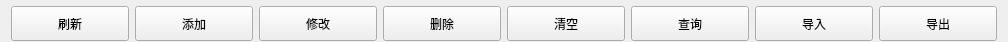
<?xml version="1.0" encoding="UTF-8"?>
<ui version="4.0">
 <class>SqlBtnBar</class>
 <widget class="QWidget" name="SqlBtnBar">
  <property name="geometry">
   <rect>
    <x>0</x>
    <y>0</y>
    <width>1008</width>
    <height>42</height>
   </rect>
  </property>
  <property name="maximumSize">
   <size>
    <width>16777215</width>
    <height>58</height>
   </size>
  </property>
  <property name="windowTitle">
   <string>Form</string>
  </property>
  <layout class="QGridLayout" name="gridLayout">
   <property name="leftMargin">
    <number>11</number>
   </property>
   <property name="topMargin">
    <number>5</number>
   </property>
   <property name="bottomMargin">
    <number>0</number>
   </property>
   <item row="0" column="0">
    <widget class="QPushButton" name="refreshBtn">
     <property name="minimumSize">
      <size>
       <width>0</width>
       <height>35</height>
      </size>
     </property>
     <property name="maximumSize">
      <size>
       <width>120</width>
       <height>16777215</height>
      </size>
     </property>
     <property name="text">
      <string>刷新</string>
     </property>
    </widget>
   </item>
   <item row="0" column="1">
    <widget class="QPushButton" name="addBtn">
     <property name="minimumSize">
      <size>
       <width>0</width>
       <height>35</height>
      </size>
     </property>
     <property name="maximumSize">
      <size>
       <width>120</width>
       <height>16777215</height>
      </size>
     </property>
     <property name="text">
      <string>添加</string>
     </property>
    </widget>
   </item>
   <item row="0" column="2">
    <widget class="QPushButton" name="modifyBtn">
     <property name="minimumSize">
      <size>
       <width>0</width>
       <height>35</height>
      </size>
     </property>
     <property name="maximumSize">
      <size>
       <width>120</width>
       <height>16777215</height>
      </size>
     </property>
     <property name="text">
      <string>修改</string>
     </property>
    </widget>
   </item>
   <item row="0" column="3">
    <widget class="QPushButton" name="delBtn">
     <property name="minimumSize">
      <size>
       <width>0</width>
       <height>35</height>
      </size>
     </property>
     <property name="maximumSize">
      <size>
       <width>120</width>
       <height>16777215</height>
      </size>
     </property>
     <property name="text">
      <string>删除</string>
     </property>
    </widget>
   </item>
   <item row="0" column="4">
    <widget class="QPushButton" name="clearBtn">
     <property name="minimumSize">
      <size>
       <width>0</width>
       <height>35</height>
      </size>
     </property>
     <property name="maximumSize">
      <size>
       <width>120</width>
       <height>16777215</height>
      </size>
     </property>
     <property name="text">
      <string>清空</string>
     </property>
    </widget>
   </item>
   <item row="0" column="5">
    <widget class="QPushButton" name="queryBtn">
     <property name="minimumSize">
      <size>
       <width>0</width>
       <height>35</height>
      </size>
     </property>
     <property name="maximumSize">
      <size>
       <width>120</width>
       <height>16777215</height>
      </size>
     </property>
     <property name="text">
      <string>查询</string>
     </property>
    </widget>
   </item>
   <item row="0" column="6">
    <widget class="QPushButton" name="importBtn">
     <property name="minimumSize">
      <size>
       <width>0</width>
       <height>35</height>
      </size>
     </property>
     <property name="maximumSize">
      <size>
       <width>120</width>
       <height>16777215</height>
      </size>
     </property>
     <property name="text">
      <string>导入</string>
     </property>
    </widget>
   </item>
   <item row="0" column="7">
    <widget class="QPushButton" name="exportBtn">
     <property name="minimumSize">
      <size>
       <width>0</width>
       <height>35</height>
      </size>
     </property>
     <property name="maximumSize">
      <size>
       <width>120</width>
       <height>16777215</height>
      </size>
     </property>
     <property name="text">
      <string>导出</string>
     </property>
    </widget>
   </item>
  </layout>
 </widget>
 <resources/>
 <connections/>
</ui>
